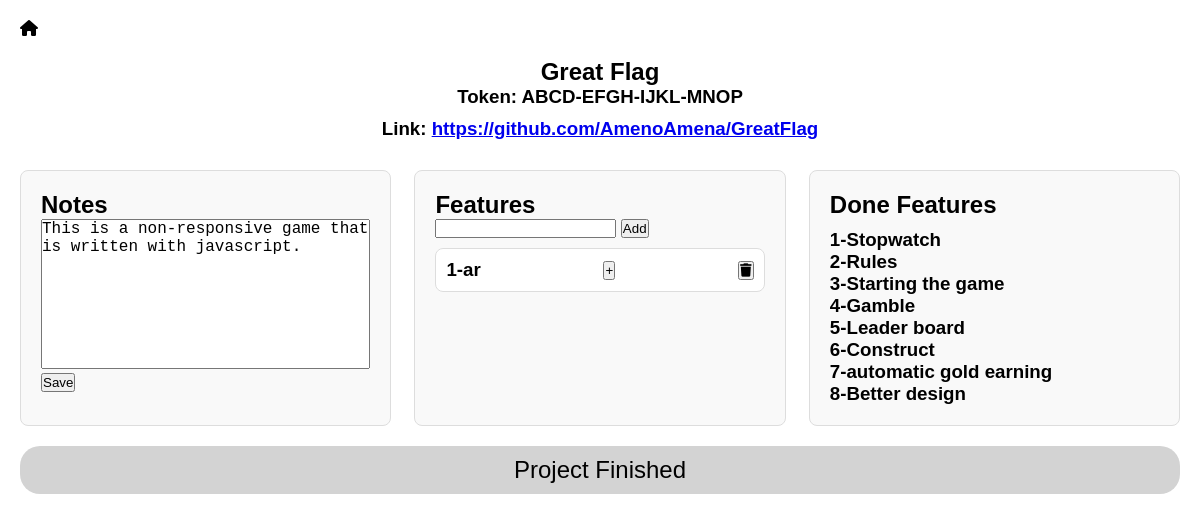
The app's page /project/Great Flag, older data.
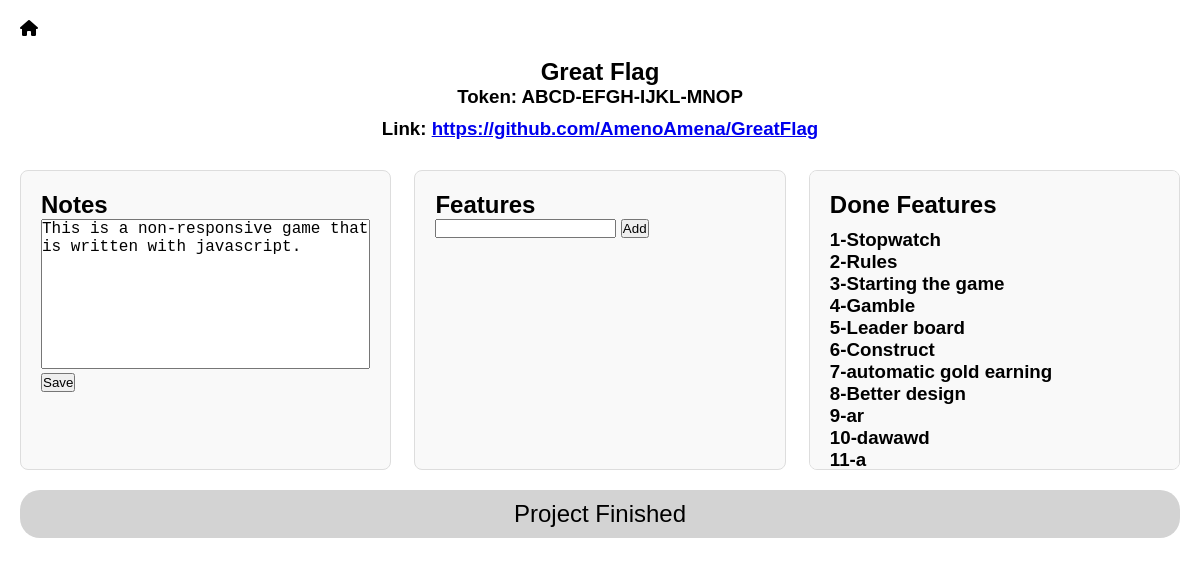
The same page, newer data.
### authentication/models.py (models this page shows)
class Feature(models.Model):
    feature_add = models.CharField(max_length=80)
    feature_done = models.BooleanField(default=False)
    def __str__(self):
        return self.feature_add

### projects_shown/views.py (the view)
# urls.py: path("project/<str:project_name>", views.project_room, name='projects'),
def project_room(request,project_name):
    project = get_object_or_404(Project,name=project_name)
    form =  project_form()
    features = project.features.filter(feature_done = False)
    features_done = project.features.filter(feature_done = True)
    feature_form = feature_add()
    return render(request, 'projects_shown/project.html',{
        'project':project,
        'form':form,
        'feature_form':feature_form,
        'features':features,
        'done_features':features_done,
    })

### projects_shown/forms.py
class project_form(forms.ModelForm):
    class Meta:
        model = Project
        fields = {'link','notes','features'}
        widgets = {
            'link':forms.TextInput(attrs={'autocomplete':'off'}),
            'notes':forms.Textarea(attrs={'autocomplete':'off'}),
        }

class feature_add(forms.ModelForm):
    class Meta:
        model = Feature
        fields = {'feature_add'}
        widgets = {
            'feature_add':forms.TextInput(attrs={'autocomplete':'off'})
        }

### projects_shown/templates/projects_shown/project.html (shortened to what this page needs)
{% extends 'projects_shown/base.html' %}
{% load static %}
{% block title %}
<link rel="stylesheet" href="{% static 'projects_shown/css/project.css' %}">
{% endblock title %}
{% block body %}
<div class="container">
    <div class="home-page">
        <a href="{% url 'projects_shown:index' %}"><i class="fa-solid fa-house"></i></a>
    </div>
    <div class="project-header">
        <h2>{{ project.name }}</h2>
        <h3>Token: {{ project.token }}</h3>
        <div class="link">
            <h3>Link: <a href="{{ project.link }}" target="_blank">{{ project.link }}</a></h3>
        </div>
    </div>
    <div class="main-content">
        <div class="notes">
            <h2>Notes</h2>
            <form method="post" action="{% url 'projects_shown:add_text' project_name=project.name %}">
                <textarea class="text-area" name="text-area">{{ project.notes }}</textarea>
                <br>
                <button type="submit">Save</button>
            </form>
        </div>
        <div class="features">
            <h2>Features</h2>
            <form method="post" action="{% url 'projects_shown:add_feature' project_name=project.name feature=feature_form.feature_add.value %}">
                {{ feature_form.feature_add }}
                <button type="submit">Add</button>
            </form>
            <div class="feature-list">
                {% for f in features.all %}
                {% if not f.feature_done %}
                <div class="feature-item">
                    <h3>{{ forloop.counter }}-{{ f }}</h3>
                    <form method="post" action="{% url 'projects_shown:feature_done' project_name=project.name feature_id=f.id %}">
                        <button type="submit" class="done-btn">+</button>
                    </form>
                    <form method="post" action="{% url 'projects_shown:feature_delete' project_name=project.name feature_id=f.id %}">
                        <button type="submit" class="delete-btn"><i class="fa-solid fa-trash"></i></button>
                    </form>
                </div>
                {% endif %}
                {% endfor %}
            </div>
        </div>
        <div class="done-features">
            <h2>Done Features</h2>
            <div class="done-feature-list">
                {% for df in done_features %}
                <h3>{{ forloop.counter }}-{{ df }}</h3>
                {% endfor %}
            </div>
        </div>
    </div>
    <div class="project-finished">
        <form method="post">
            <a href="{% url 'projects_shown:sure' project_name=project.name %}" class="finish-a">Project Finished</a>
        </form>
    </div>
</div>
{% endblock body %}

Row changes from the older to the newer data that the page shows:
changed Feature "ar": moves from the list under "Features" to the list under "Done Features"
added Feature: feature_add "dawawd", shown under "Done Features"
added Feature: feature_add "a", shown under "Done Features"
